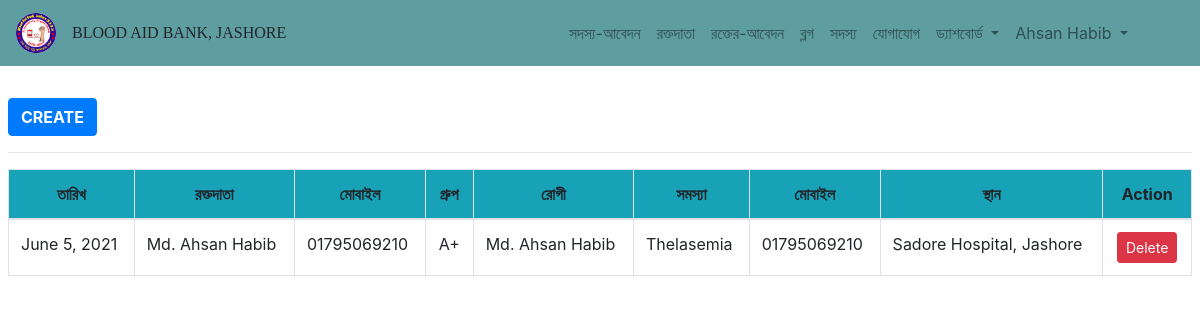
Page /statement/blood-donation/ (signed in) on the committed database.
### Statement/models.py (models this page shows, shortened)
class BloodDonation(models.Model):
    BLOOD_GROUP_CHOICE = (
        ('A+', 'A+'),
        ('B+', 'B+'),
        ('O+', 'O+'),
        ('AB+', 'AB+'),
        ('A-', 'A-'),
        ('B-', 'B-'),
        ('O-', 'O-'),
        ('AB-', 'AB-'),
    )
    name1 = models.CharField(max_length = 100, verbose_name = 'রক্তদাতা নাম')
    phone1 = models.CharField(max_length = 14, verbose_name = 'রক্তদাতার নাম্বার')
    blood_group = models.CharField(max_length = 6,default = 'Select', choices = BLOOD_GROUP_CHOICE, verbose_name = 'রক্তের গ্রুপ', null=False)
    name2 = models.CharField(max_length = 100, verbose_name = 'রোগীর নাম')
    problem = models.CharField(max_length = 14, verbose_name = 'রোগীর সমস্যা')
    phone2 = models.CharField(max_length = 14, verbose_name = 'রোগীর নাম্বার')
    date = models.DateField(auto_now_add=True)
    location = models.CharField(max_length = 100, verbose_name = 'রক্তদানের স্থান')
    bag = models.IntegerField(default=1, verbose_name = 'রক্তের পরিমাণ')
    ref_name = models.ForeignKey(OrganizationMember, on_delete=models.CASCADE, verbose_name="রেফারেন্স")

### Statement/views.py (the view)
# urls.py: path('blood-donation/', views.show_blood_statment, name='show_bloodstatement'),
@login_required
def show_blood_statment(request):
    blood_donation = BloodDonation.objects.order_by('-date').all()
    return render(request, 'Statement/blood_statement.html', context={'blood_donation':blood_donation})

### templates/Statement/blood_statement.html
{% extends "base.html" %}
{% load crispy_forms_tags %}
{% load static %}
{% block content %}
<div class="px-2 py-5" style="margin-top: 50px">
    <div>
        <a class="btn btn-primary font-weight-bold" type="button" href="{% url 'Statement:add_bloodstatement' %}">CREATE</a>
        <hr>
    </div>
    <div class="table-responsive mt-0">
        <table class="table table-bordered">
            <thead class="bg-info text-center">
              <tr>
                <th scope="col">তারিখ</th>
                <th scope="col">রক্তদাতা</th>
                <th scope="col">মোবাইল</th>
                <th scope="col">গ্রুপ</th>
                <th scope="col">রোগী</th>
                <th scope="col">সমস্যা</th>
                <th scope="col">মোবাইল</th>
                <th scope="col">স্থান</th>
                <th scope="col">Action</th>
              </tr>
            </thead>
            <tbody>
              {% for l in blood_donation %}
                  <tr>
                    <td>{{l.date}}</td>
                    <td>{{l.name1}}</td>
                    <td>{{l.phone1}}</td>
                    <td class="text-center">{{l.blood_group}}</td>
                    <td>{{l.name2}}</td>
                    <td>{{l.problem}}</td>
                    <td>{{l.phone2}}</td>
                    <td>{{l.location}}</td>
                    <td class="text-center">
                      <a class="btn btn-sm btn-danger" href="{% url 'Statement:delete_bloodstatement' l.id %}">Delete</a>
                  </td>
                  </tr>
                {% endfor %}
            </tbody>
          </table>
    </div>
</div>
{% endblock %}

### templates/base.html (shortened to what this page needs)
<!DOCTYPE html>
{% load static %}
<html lang="en">
<head>
    <link rel="stylesheet" href="https://cdnjs.cloudflare.com/ajax/libs/font-awesome/5.15.2/css/all.min.css">
    <link rel="stylesheet" href="https://maxcdn.bootstrapcdn.com/bootstrap/4.0.0/css/bootstrap.min.css">
    <link rel="stylesheet" href="{% static 'css/style.css' %}">
</head>
<body>
    <div>
        <nav class="navbar navbar-expand-lg navbar-light fixed-top" style="background-color: cadetblue;">
            <a class="navbar-brand" href="{% url 'Bloodbank:index' %}" >
                <img src="{% static 'images/logo/logo.jpg' %}" alt="Logo" style="width: 40px; height:40px; border-radius:50%">
            </a>
            <p class="text-left mr-auto mt-2 h6" style="font-family: Lucida Sans;">BLOOD AID BANK, JASHORE</p>
            <div class="collapse navbar-collapse" id="navbarSupportedContent">
            <ul class="navbar-nav ml-auto" id="myDIV">
                <li class="nav-item">
                    <a class="nav-link text-center" href="{% url 'Bloodbank:addMember' %}">সদস্য-আবেদন</a>
                </li>
                <li class="nav-item ">
                    <a class="nav-link text-center" href="{% url 'Bloodbank:show_donor' %}" >রক্তদাতা</a>
                </li>
                <li class="nav-item">
                <a class="nav-link text-center" href="{% url 'Bloodbank:show_booking_list'%}">রক্তের-আবেদন</a>
                </li>
                <li class="nav-item">
                    <a class="nav-link text-center" href="{% url 'Blog:blog' %}">ব্লগ</a>
                </li>
                <li class="nav-item">
                    <a class="nav-link text-center" href="{% url 'Bloodbank:member' %}">সদস্য</a>
                </li>
                <li class="nav-item">
                    <a class="nav-link text-center" href="{% url 'Bloodbank:about' %}">যোগাযোগ</a>
                </li>
                {% if user.is_authenticated %}
                <li class="nav-item" style="cursor: pointer;">
                    <div class="dropdown">
                        <a class="nav-link dropdown-toggle text-center" type="button" data-toggle="dropdown">
                            ড্যাশবোর্ড
                        </a>
                    </div>
                </li>
                <li class="nav-item mr-5" style="cursor: pointer;">
                    <div class="dropdown">
                        <a class="nav-link dropdown-toggle text-center" type="button" data-toggle="dropdown">
                            {{user.first_name}} {{user.last_name}}
                        </a>
                    </div>
                </li>
                {% else %}
                    <li class="nav-item text-left">
                        <a style="font-weight: bold;" class="nav-link btn btn-sm " href="{% url 'AppLogin:login' %}"><i class="fa fa-fw fa-user"></i>Login</a>
                    </li>
                {% endif%}
            </ul>
            </div>
        </nav>
    </div>
    {% block content %}
    {% endblock %}
</body>
</html>

### rows in the picture
BloodDonation: date "June 5, 2021", name1 "Md. Ahsan Habib", phone1 "01795069210", blood_group "A+", name2 "Md. Ahsan Habib", problem "Thelasemia", phone2 "01795069210", location "Sadore Hospital, Jashore"

### other values in the picture
{{ user.first_name }} "Ahsan"
{{ user.last_name }} "Habib"
